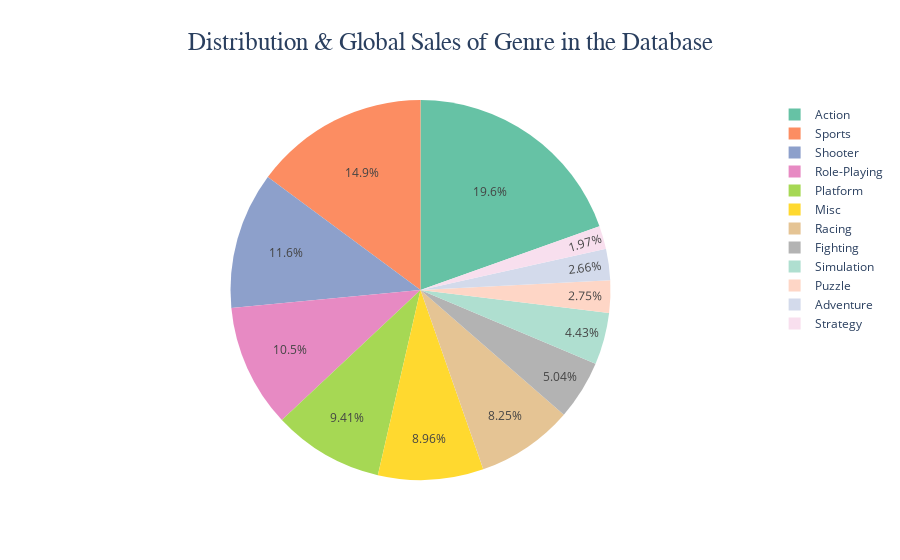

The notebook cell this image was saved under:
### Markdown cell above
**Creating a piechart to get the percentage distribution**

### Code cell
px.pie(data_frame=df,values = 'Global_Sales', names ='Genre',color_discrete_sequence=px.colors.qualitative.Set2,
       title = {'text':"Distribution & Global Sales of Genre in the Database",'x':0.5,'font':dict(family="Franklin Gothic", size=25)})
#https://plotly.com/python/discrete-color/

### Figure 1 — Plotly figure (JSON) as saved in the notebook; plotly's stock layout.template omitted (floating-point values rounded to 4 significant figures; data arrays with more than 128 entries replaced by an {"elided": "..."} marker saying what was removed)
{"data": [{"domain": {"x": [0, 1], "y": [0, 1]}, "hovertemplate": "Genre=%{label}<br>Global_Sales=%{value}<extra></extra>", "labels": {"elided": "16291 str values"}, "legendgroup": "", "name": "", "showlegend": true, "type": "pie", "values": {"elided": "16291 float values"}}], "layout": {"legend": {"tracegroupgap": 0}, "piecolorway": ["rgb(102,194,165)", "rgb(252,141,98)", "rgb(141,160,203)", "rgb(231,138,195)", "rgb(166,216,84)", "rgb(255,217,47)", "rgb(229,196,148)", "rgb(179,179,179)"], "title": {"font": {"family": "Franklin Gothic", "size": 25}, "text": "Distribution & Global Sales of Genre in the Database", "x": 0.5}}}
